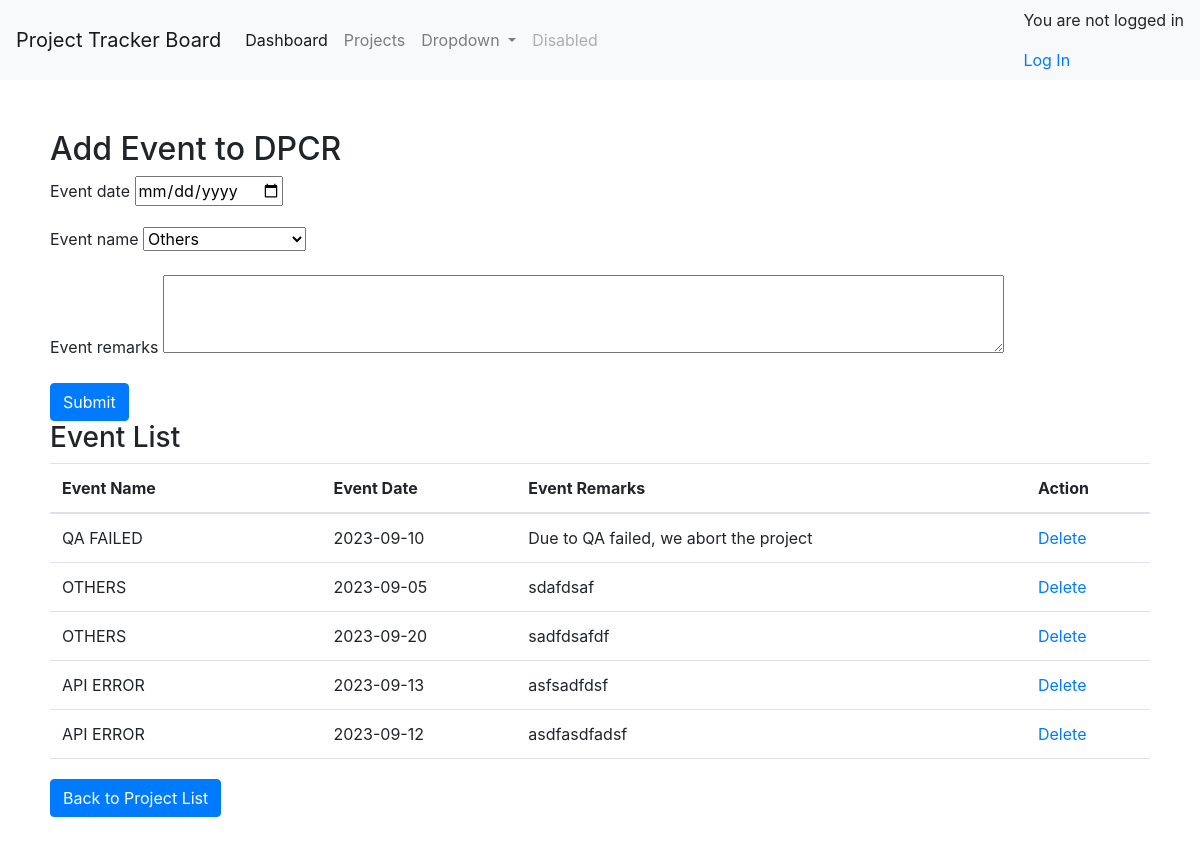
Page /project/add_event/1/ on the committed database.
### employee/models.py (models this page shows, shortened)
class Project(models.Model):
    PROJECT_STATUS = PROJECT_STATUS_CHOICES
    project_id = models.AutoField(primary_key=True)
    project_name = models.CharField(max_length=100)
    due_date = models.DateField(null=True, blank=True)
    revised_due_date = models.DateField(null=True, blank=True)
    completion_date = models.DateField(null=True, blank=True)
    total_deviation_days=models.IntegerField(default=0)
    team_lead=models.CharField(max_length=50,blank=True)
    project_poc=models.CharField(max_length=50,blank=True)
    notification_sms_recipient=models.CharField(max_length=100, blank=True)
    notification_email_recipient=models.CharField(max_length=100, blank=True)
    block_status=models.BooleanField(default=False)
    inserted_by=models.CharField(max_length=250,default="admin",blank=True)
    insert_date=models.DateTimeField(auto_now_add=True)
    updated_by=models.CharField(max_length=250,default="admin",blank=True)
    update_date=models.DateTimeField(auto_now_add=True)
    remarks=models.CharField(max_length=250,blank=True)
    project_status = models.CharField(max_length=20, choices=PROJECT_STATUS)
    class Meta:
        managed = True
        db_table = "project"

class Event(models.Model):
    project = models.ForeignKey(Project, on_delete=models.CASCADE, related_name='events')
    event_name = models.CharField(max_length=100)
    event_date = models.DateField()
    event_remarks=models.CharField(max_length=250,blank=True)

### employee/views_project.py (the view)
# urls.py: path('project/add_event/<int:id>/', views_project.add_event_to_project, name='add_event_to_project'),
def add_event_to_project(request,id):
    project = get_object_or_404(Project, pk=id)
    if request.method == 'POST':
        event_form = EventForm(request.POST)
        if event_form.is_valid():
            event = event_form.save(commit=False)
            event.project = project
            event.save()
            return redirect('add_event_to_project', id );
    else:
        events = Event.objects.filter(project=project)
    project_form = ProjectForm(instance=project)
    event_form = EventForm()
    context = {
        'project': project,
        'events': events,  # Pass the QuerySet of events to the template
        'project_form': project_form,
        'event_form': event_form,
    }
    return render(request, 'project/add_event_to_project.html', context)

### employee/forms.py (shortened to what this page needs)
class ProjectForm(forms.ModelForm):
    project_status = forms.ChoiceField(choices=PROJECT_STATUS_CHOICES, initial='initiated')
    class Meta:
        model = Project
        fields = "__all__"
        exclude=['inserted_by','updated_by']
        widgets = {
            'due_date': DateInput(),
            'revised_due_date': DateInput() ,
            'completion_date': DateInput() ,
            'remarks': forms.Textarea(attrs={'rows': 3, 'cols': 50}),
        }

class EventForm(forms.ModelForm):
    event_name = forms.ChoiceField(choices=EVENT_NAME_CHOICES, initial='OTHERS')
    class Meta:
        model = Event
        fields = ['event_date','event_name','event_remarks']
        widgets = {
            'event_remarks': forms.Textarea(attrs={'rows': 3, 'cols': 80}),  # Customize the rows and cols as needed
            'event_date': DateInput(),
        }

### employee/templates/project/add_event_to_project.html (shortened to what this page needs)
{% extends "base.html" %}
{% block content %}
  <h2>Add Event to {{ project.project_name }}</h2>
  <form method="post" action="{% url 'add_event_to_project' project.project_id %}">
    {% for field in event_form %}
      <div class="form-group">
        <label for="{{ field.id_for_label }}" class="form-label">{{ field.label }}</label>
        {{ field }}
      </div>
    {% endfor %}
    <button type="submit" class="btn btn-primary">Submit</button>
  </form>
  <h3>Event List</h3>
  <div class="event-list-table">
    <table class="table" class="scrollable-table">
      <thead>
        <tr>
          <th>Event Name</th>
          <th>Event Date</th>
          <th>Event Remarks</th>
          <th>Action</th>
        </tr>
      </thead>
      <tbody >
        {% for event in events %}
        <tr>
          <td>{{ event.event_name }}</td>
          <td>{{ event.event_date }}</td>
          <td>{{ event.event_remarks }}</td>
          <td><a href="/project/delete_event/{{ event.id }}">Delete</a></td>
        </tr>
        {% empty %}
        <tr>
          <td colspan="2">No events found for this project.</td>
        </tr>
        {% endfor %}
      </tbody>
    </table>
  </div>
  <a href="/project/index" class="btn btn-primary mt-3">Back to Project List</a>
{% endblock %}

### employee/templates/project/add_event_to_project.html (style rules this page uses)
.event-list-table { max-height: 300px; overflow-y: auto; }

### rows in the picture
Project: project_name "DPCR"
Event: event_name "QA FAILED", event_date "2023-09-10", event_remarks "Due to QA failed, we abort the project"
Event: event_name "OTHERS", event_date "2023-09-05", event_remarks "sdafdsaf"
Event: event_name "OTHERS", event_date "2023-09-20", event_remarks "sadfdsafdf"
Event: event_name "API ERROR", event_date "2023-09-13", event_remarks "asfsadfdsf"
Event: event_name "API ERROR", event_date "2023-09-12", event_remarks "asdfasdfadsf"

### other values in the picture
{{ field.label }} "Event date" "Event name" "Event remarks"
